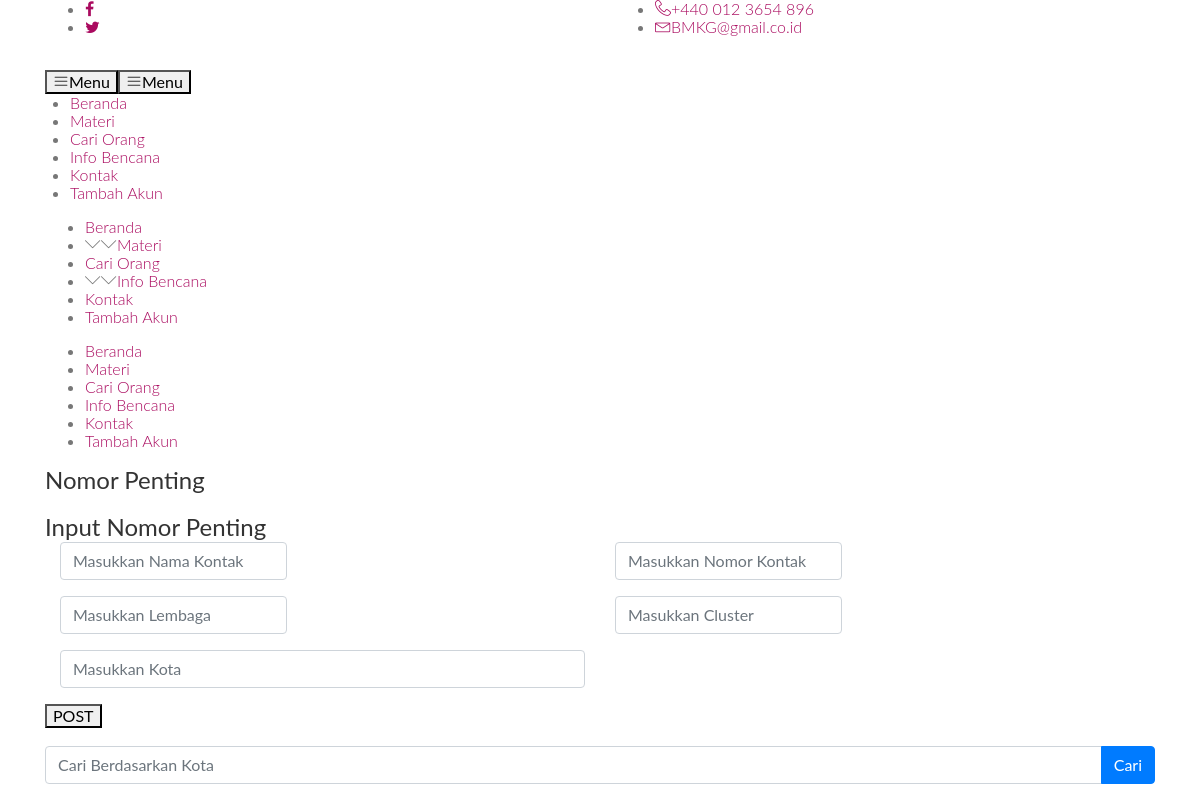
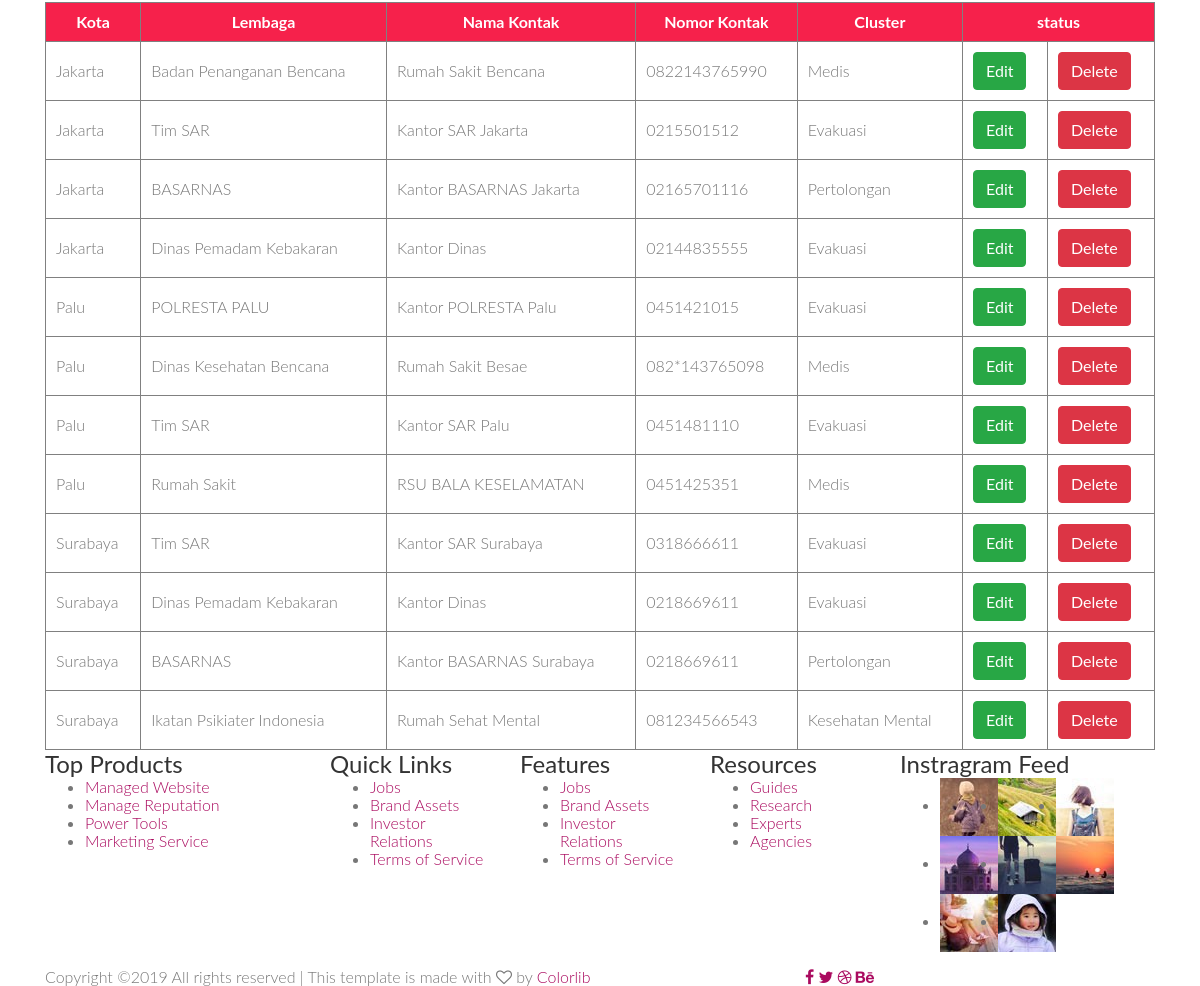
Screenshot of /Adminkontak.php with the database file from the repository (2 pictures, top to bottom).
### tables this page shows
CREATE TABLE `kontak` (
  `id_kontak` int(5) NOT NULL,
  `nama_kota` varchar(15) NOT NULL,
  `lembaga` varchar(30) NOT NULL,
  `nama_kontak` varchar(30) NOT NULL,
  `no_kontak` varchar(20) NOT NULL,
  `cluster` varchar(20) NOT NULL
);

### Adminkontak.php (the view, shortened to what this page needs)
<!DOCTYPE html>
<html lang="zxx" class="no-js">
	<head>
		<link rel="stylesheet" href="css/linearicons.css">
		<link rel="stylesheet" href="css/font-awesome.min.css">
		<link rel="stylesheet" href="css/bootstrap.css">
		<link rel="stylesheet" href="css/magnific-popup.css">
		<link rel="stylesheet" href="css/nice-select.css">
		<link rel="stylesheet" href="css/animate.min.css">
		<link rel="stylesheet" href="css/owl.carousel.css">
		<link rel="stylesheet" href="css/jquery-ui.css">
		<link rel="stylesheet" href="css/main.css">
		<link rel="stylesheet" href="css/bootstrap-datepicker3.standalone.min.css">
	</head>
	<body>
		<header>
			<?php include "includes/header-admin.php"; ?>
		</header>
			<section class="latest-post-area pb-120">
				<div class="container no-padding">
					<div class="row">
						<div class="col-lg-12 post-list">
					<div class="latest-post-wrap">
								<h4 class="cat-title">Nomor Penting</h4>
								<br>
								<div class="comment-form">
									<h4>Input Nomor Penting</h4>
									<?php
										if(isset($_GET['edit'])){
										$mysqli = new mysqli('localhost','root','','psi') or die(mysql_error($mysqli));
										$res=mysqli_query($mysqli,"SELECT * FROM kontak WHERE id_kontak='".$_GET['edit']."'");
										$hasil=mysqli_fetch_assoc($res);
										$nama = $hasil['nama_kontak'];
										$lembaga = $hasil['lembaga'];
										$kota = $hasil['nama_kota'];
										$nomor = $hasil['no_kontak'];
										$cluster = $hasil['cluster'];
										?>
									<form action="proseskontak.php" method="POST">
										<input type="text" class="form-control"
											    value="<?php echo $_GET['edit']; ?>" hidden="hidden" placeholder="masukkan nama" name="id">
										<div class="form-group form-inline">
											<div class="form-group col-lg-6 col-md-12 NamaKontak">
												<input type="text" class="form-control"
												value="<?php echo $nama; ?>" placeholder="Masukkan Nama Kontak" name="nama" required oninvalid="this.setCustomValidity('Nama Belum Diisi')" oninput="setCustomValidity('')">
											</div>
											<div class="form-group col-lg-6 col-md-12 NomorKontak">
												<input type="text" class="form-control"
												value="<?php echo $nomor; ?>" placeholder="Masukkan Nomor Kontak" name="nomor" required oninvalid="this.setCustomValidity('Nomor Belum Diisi')" oninput="setCustomValidity('')">
											</div>
										</div>
										<div class="form-group form-inline">
											<div class="form-group col-lg-6 col-md-12 Lembaga">
												<input type="text" class="form-control"
												value="<?php echo $lembaga; ?>" placeholder="Masukkan Lembaga" name="lembaga" required oninvalid="this.setCustomValidity('Lembaga Belum Diisi')" oninput="setCustomValidity('')">
											</div>
											<div class="form-group col-lg-6 col-md-12 Cluster">
												<input type="text" class="form-control"
												value="<?php echo $cluster; ?>" placeholder="Masukkan Cluster" name="cluster" required oninvalid="this.setCustomValidity('Cluster Belum Diisi')" oninput="setCustomValidity('')">
											</div>
										</div>
											<div class="form-group col-lg-6 col-md-12 Kota">
												<input type="text" class="form-control"
												value="<?php echo $kota; ?>" placeholder="Masukkan Kota" name="kota" required oninvalid="this.setCustomValidity('Kota Belum Diisi')" oninput="setCustomValidity('')">
											</div>
										<button type="submit" name="update" class="primary-btn text-uppercase">Post</button>
									</form>
								</div>
									<?php }
									else{ ?>
									<form action="proseskontak.php" method="POST">
										<div class="form-group form-inline">
											<div class="form-group col-lg-6 col-md-12 NamaKontak">
												<input type="text" class="form-control"
												value="" placeholder="Masukkan Nama Kontak" name="nama" required oninvalid="this.setCustomValidity('Nama Belum Diisi')" oninput="setCustomValidity('')">
											</div>
											<div class="form-group col-lg-6 col-md-12 NomorKontak">
												<input type="text" class="form-control"
												value="" placeholder="Masukkan Nomor Kontak" name="nomor" required oninvalid="this.setCustomValidity('Nomor Belum Diisi')" oninput="setCustomValidity('')">
											</div>
										</div>
										<div class="form-group form-inline">
											<div class="form-group col-lg-6 col-md-12 Lembaga" >
												<input type="text" class="form-control"
												value="" placeholder="Masukkan Lembaga" name="lembaga" required oninvalid="this.setCustomValidity('Lembaga Belum Diisi')" oninput="setCustomValidity('')">
											</div>
											<div class="form-group col-lg-6 col-md-12 Cluster">
												<input type="text" class="form-control"
												value="" placeholder="Masukkan Cluster" name="cluster" required oninvalid="this.setCustomValidity('Cluster Belum Diisi')" oninput="setCustomValidity('')">
											</div>
										</div>
											<div class="form-group col-lg-6 col-md-12 Kota">
												<input type="text" class="form-control"
												value="" placeholder="Masukkan Kota" name="kota" required oninvalid="this.setCustomValidity('Kota Belum Diisi')" oninput="setCustomValidity('')">
											</div>
										<button type="submit" name="save" class="primary-btn text-uppercase">Post</button>
									</form>
								</div>
								<?php } ?>
								<br>
									<form action="" method="GET">
										<div class="input-group mb-3">
											<input type="text" class="form-control" placeholder="Cari Berdasarkan Kota" name="namakota" aria-label="namakota"aria-describedby="basic-addon2">
										<div class="input-group-append">
											<button type="submit" class="btn btn-primary" name="cari">Cari</button>
										</div>
									</div>
								</form>
								</div>
								<center>
									<table style="width:100%" cellpadding="10" border="1px">
									  <tr bgcolor="F6214B" style="color: white">
									  	<th><center>Kota</center></th>
									    <th><center>Lembaga</center></th>
									    <th><center>Nama Kontak</center></th>
									    <th><center>Nomor Kontak</center></th>
									    <th><center>Cluster</center></th>
									    <th colspan="2"><center>status</center></th>
									  </tr>
													<?php
													$mysqli = new mysqli('localhost', 'root', '', 'psi') or die(mysql_error($mysqli));
													if(isset($_GET['cari'])){
														$cari = $_GET['namakota'];
														$data = $mysqli->query("SELECT * FROM kontak WHERE nama_kota like '%".$cari."%'");
													}else{
														$data = $mysqli->query("SELECT * FROM kontak ORDER BY nama_kota ASC");
														}
														?>
									  				<?php while ($row = $data->fetch_assoc()): ?>
									  <tr>
									  	<td><?php echo $row['nama_kota']; ?></td>
									    <td><?php echo $row['lembaga']; ?></td>
									    <td><?php echo $row['nama_kontak']; ?></td>
									    <td><?php echo $row['no_kontak']; ?></td>
									    <td><?php echo $row['cluster']; ?></td>
									    <td><a href="Adminkontak.php?edit=<?php echo $row['id_kontak']; ?>" class="btn btn-success">Edit</a></td>
									    <td><a href="proseskontak.php?delete= <?php echo $row['id_kontak']; ?>" class="btn btn-danger">Delete</a></td>
									  </tr>
									  <?php endwhile; ?>
									</table>
								</center>
								</div>
							</div>
						</div>
					</section>
		<?php include "includes/footer.php"; ?>
	</body>
</html>

### Magazine - Doc/css/main.css (style rules this page uses)
body { background-color:#FFF; font-family: "Lato", sans-serif; font-weight: 300; font-size:16px; line-height:18px; color:#777; }
h1, h2, h3, h4, h5, h6 { color: #333; margin:0; font-weight: normal; }

### rows the page displays
kontak: nama_kota "Jakarta", lembaga "Badan Penanganan Bencana", nama_kontak "Rumah Sakit Bencana", no_kontak "0822143765990", cluster "Medis"
kontak: nama_kota "Jakarta", lembaga "Tim SAR", nama_kontak "Kantor SAR Jakarta", no_kontak "0215501512", cluster "Evakuasi"
kontak: nama_kota "Jakarta", lembaga "BASARNAS", nama_kontak "Kantor BASARNAS Jakarta", no_kontak "02165701116", cluster "Pertolongan"
kontak: nama_kota "Jakarta", lembaga "Dinas Pemadam Kebakaran", nama_kontak "Kantor Dinas", no_kontak "02144835555", cluster "Evakuasi"
kontak: nama_kota "Palu", lembaga "POLRESTA PALU", nama_kontak "Kantor POLRESTA Palu", no_kontak "0451421015", cluster "Evakuasi"
kontak: nama_kota "Palu", lembaga "Dinas Kesehatan Bencana", nama_kontak "Rumah Sakit Besae", no_kontak "082*143765098", cluster "Medis"
kontak: nama_kota "Palu", lembaga "Tim SAR", nama_kontak "Kantor SAR Palu", no_kontak "0451481110", cluster "Evakuasi"
kontak: nama_kota "Palu", lembaga "Rumah Sakit", nama_kontak "RSU BALA KESELAMATAN", no_kontak "0451425351", cluster "Medis"
kontak: nama_kota "Surabaya", lembaga "Tim SAR", nama_kontak "Kantor SAR Surabaya", no_kontak "0318666611", cluster "Evakuasi"
kontak: nama_kota "Surabaya", lembaga "Dinas Pemadam Kebakaran", nama_kontak "Kantor Dinas", no_kontak "0218669611", cluster "Evakuasi"
kontak: nama_kota "Surabaya", lembaga "BASARNAS", nama_kontak "Kantor BASARNAS Surabaya", no_kontak "0218669611", cluster "Pertolongan"
kontak: nama_kota "Surabaya", lembaga "Ikatan Psikiater Indonesia", nama_kontak "Rumah Sehat Mental", no_kontak "081234566543", cluster "Kesehatan Mental"
